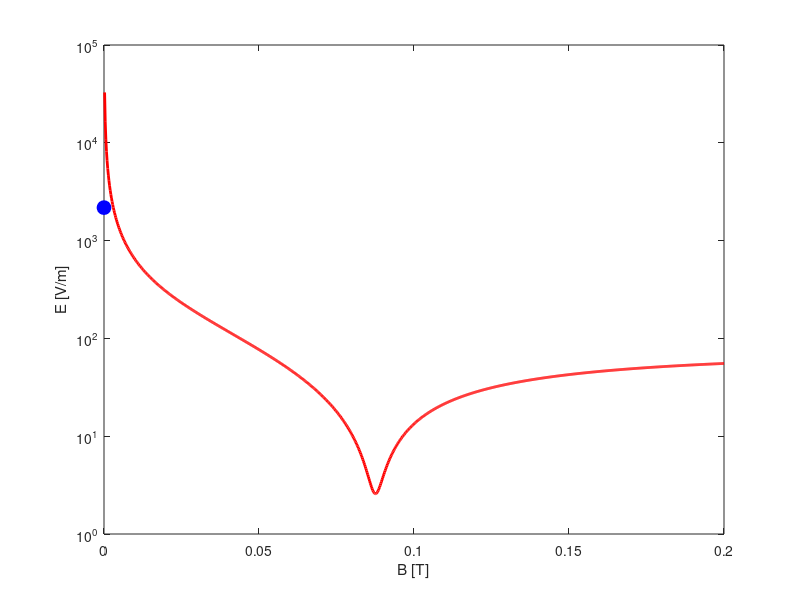

Source code (MATLAB):
clear;

f = 2.45e9; % マイクロ波の周波数 Hz
w = 2 * pi * f; % マイクロ波の角周波数 rad/s
T_e = 2; %電子温度 eV
mu_en = 3.75e8; % 電子-中世アルゴン粒子間の衝突周波数 /s
V_ioni = 15.75; % アルゴンの電離エネルギー eV
lambda_perp = 15e-2; %特性長 m
e = 1.602e-19; % 電子の電荷 C
m_e = 9.109e-31; % 電子の質量 kg

B = linspace(0, 0.2, 1000); %外部磁場

w_ce = e .*B ./ m_e; % 電子のサイクロトロン角波数

rho_ce2 = 2* m_e * T_e / e ./ B.^2; % 電子のサイクロトロン半径 m
D_eperp = rho_ce2 .* mu_en; % 電子の拡散係数 m^2/s

shu = mu_en ./((w+w_ce).^2+mu_en^2) + mu_en ./((w-w_ce).^2+mu_en^2);

E = sqrt(4 * m_e * V_ioni .* D_eperp ./ lambda_perp.^2 / e ./ shu);

[E_min, idx_min] = min(E);
B_min = B(idx_min);
fprintf('最小電場 E = %.2f V/m at B = %.4f T\n', E_min, B_min);

D = e * T_e / (m_e * mu_en);
E_nob = sqrt(2 * m_e * V_ioni * D * (w^2 + mu_en^2) /lambda_perp^2 / e / mu_en);
fprintf('外部磁場がない電場 E = %.2f V/m\n', E);


figure;
plot(B, E, 'r-', 'LineWidth', 2);
hold on;
plot(0,E_nob, 'bo', 'MarkerSize', 10, 'MarkerFaceColor', 'b');
hold off;
set(gca, 'YScale', 'log')
xlabel('B [T]');
ylabel('E [V/m]');
